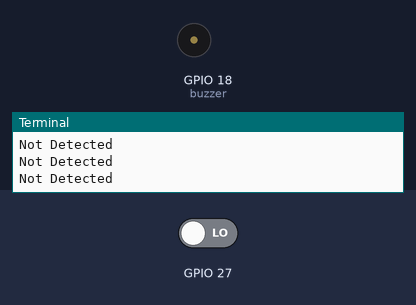
Simulated run of this program. Board: Raspberry Pi (BCM pin numbers). Shown: buzzer (waves = sounding, pin HIGH), the last lines printed to the terminal. Inputs (shaded band) come from the test bench; at power-on: GPIO 27 LOW.

Above: at 1.2 s.
1.3 s: GPIO 27 driven HIGH
At 1.55 s:
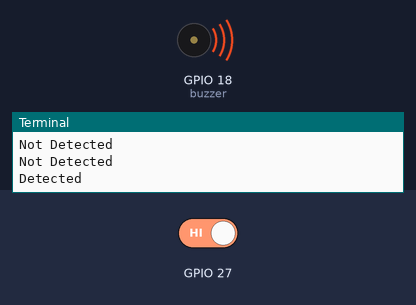
4.3 s: GPIO 27 driven LOW
At 5.2 s:
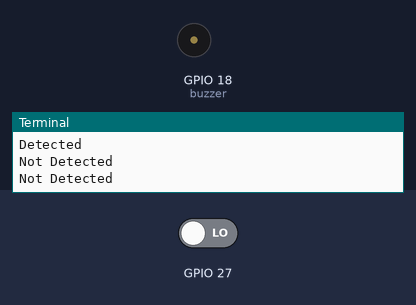
Timing chart, 0 to 7.3 s (numbered marks = the images above; inputs shaded):
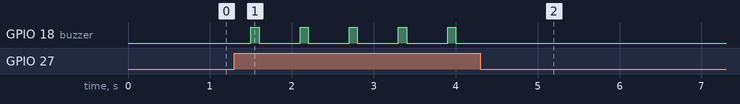

The program:

LKJmission020101.py
```python
import RPi.GPIO as GPIO
import time

buzzer = 18
GPIO.setmode(GPIO.BCM)

GPIO.setup(27, GPIO.IN)
GPIO.setup(buzzer, GPIO.OUT)

while 1:
    if GPIO.input(27):
        print ("Detected")
        GPIO.output(buzzer, GPIO.HIGH)
        time.sleep(0.1)  # 부저를 2초 동안 울림

        # 부저 멈추기
        GPIO.output(buzzer, GPIO.LOW)
    else:
        print ("Not Detected")
    time.sleep(0.5)

GPIO.cleanup()
```

Measured:
- after the input at 1.3 s, GPIO 18 (buzzer): alternates HIGH for 0.10 s and LOW for 0.50 s, starting after 0.20 s
- after the input at 4.3 s, GPIO 18 (buzzer): stops changing and stays LOW
